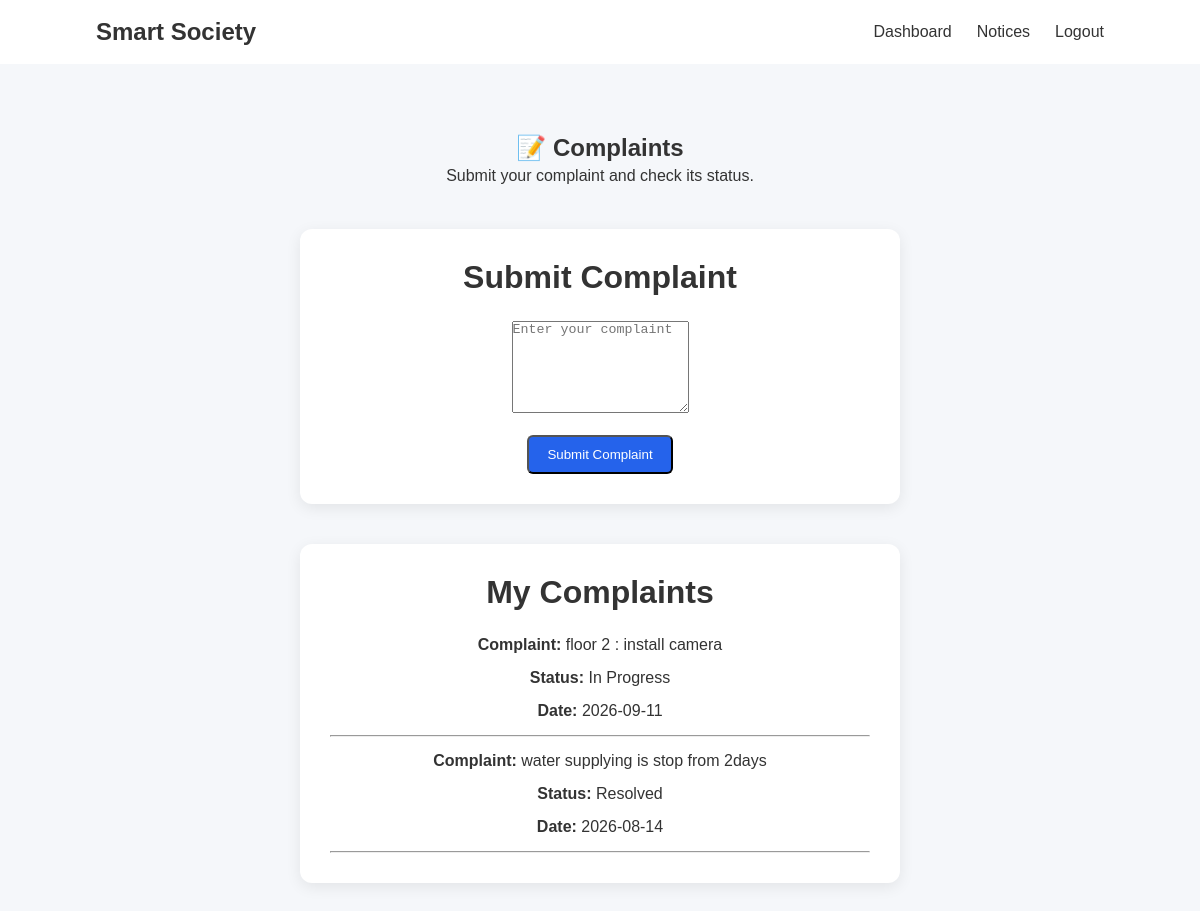
The app's page /society_management/user/complaint.php (signed in) with its own data.
### tables this page shows
CREATE TABLE `complaints` (
  `id` int(11) NOT NULL,
  `user_id` int(11) NOT NULL,
  `complaint` text NOT NULL,
  `status` varchar(30) DEFAULT 'Pending',
  `date` date NOT NULL
);

### society_management/user/complaint.php (the view, shortened to what this page needs)
<?php
include("../includes/db.php");
$user_id = $_SESSION["user_id"];
$sql = "SELECT * FROM complaints
        WHERE user_id = ?
        ORDER BY id DESC";
$stmt = mysqli_prepare($conn, $sql);
mysqli_stmt_bind_param($stmt, "i", $user_id);
mysqli_stmt_execute($stmt);
$result = mysqli_stmt_get_result($stmt);
?>
<!DOCTYPE html>
<html lang="en">
<head>
    <link rel="stylesheet"
          href="../css/style.css">
</head>
<body>
<header>
    <nav class="navbar">
        <div class="logo">
            Smart Society
        </div>
        <ul class="nav-links">
            <li>
                <a href="dashboard.php">Dashboard</a>
            </li>
            <li>
                <a href="notices.php">Notices</a>
            </li>
            <li>
                <a href="logout.php">Logout</a>
            </li>
        </ul>
    </nav>
</header>
<section class="section">
    <h1>📝 Complaints</h1>
    <p>
        Submit your complaint and check its status.
    </p>
    <div class="profile-card">
        <h2>Submit Complaint</h2>
        <form method="POST">
            <textarea
                name="complaint"
                rows="6"
                placeholder="Enter your complaint"
                required
            ></textarea>
            <br><br>
            <button type="submit" class="btn">
                Submit Complaint
            </button>
        </form>
    </div>
    <div class="profile-card">
        <h2>My Complaints</h2>
        <?php if (mysqli_num_rows($result) > 0) { ?>
            <?php while ($row = mysqli_fetch_assoc($result)) { ?>
                <div class="complaint-item">
                    <p>
                        <strong>Complaint:</strong>
                        <?php echo htmlspecialchars($row["complaint"]); ?>
                    </p>
                    <p>
                        <strong>Status:</strong>
                        <?php echo htmlspecialchars($row["status"]); ?>
                    </p>
                    <p>
                        <strong>Date:</strong>
                        <?php echo htmlspecialchars($row["date"]); ?>
                    </p>
                </div>
                <hr>
            <?php } ?>
        <?php } else { ?>
            <p>No complaints submitted yet.</p>
        <?php } ?>
    </div>
</section>
</body>
</html>

### society_management/css/style.css (style rules this page uses)
* { margin: 0; padding: 0; box-sizing: border-box; }
body { font-family: Arial, sans-serif; color: #333; background: #f5f7fa; }
.navbar { display: flex; justify-content: space-between; align-items: center; padding: 18px 8%; background: #ffffff; }
.logo { font-size: 24px; font-weight: bold; }
.nav-links { display: flex; list-style: none; gap: 25px; }
.nav-links a { text-decoration: none; color: #333; font-weight: 500; }
.login-btn, .btn { background: #2563eb; color: white !important; padding: 10px 18px; border-radius: 6px; }
.btn { text-decoration: none; display: inline-block; }
.section { padding: 70px 8%; text-align: center; }
.section h2 { font-size: 32px; margin-bottom: 20px; }
.section > p { max-width: 800px; margin: auto; line-height: 1.7; }
.profile-card { max-width: 600px; margin: 40px auto; background: white; padding: 30px; border-radius: 12px; box-shadow: 0 4px 15px rgba(0, 0, 0, 0.08); }
.profile-card h2 { margin-bottom: 25px; }
.profile-card p { margin: 15px 0; }

### records on screen
complaints: complaint "floor 2 : install camera", status "In Progress", date "2026-09-11"
complaints: complaint "water supplying is stop from 2days", status "Resolved", date "2026-08-14"
